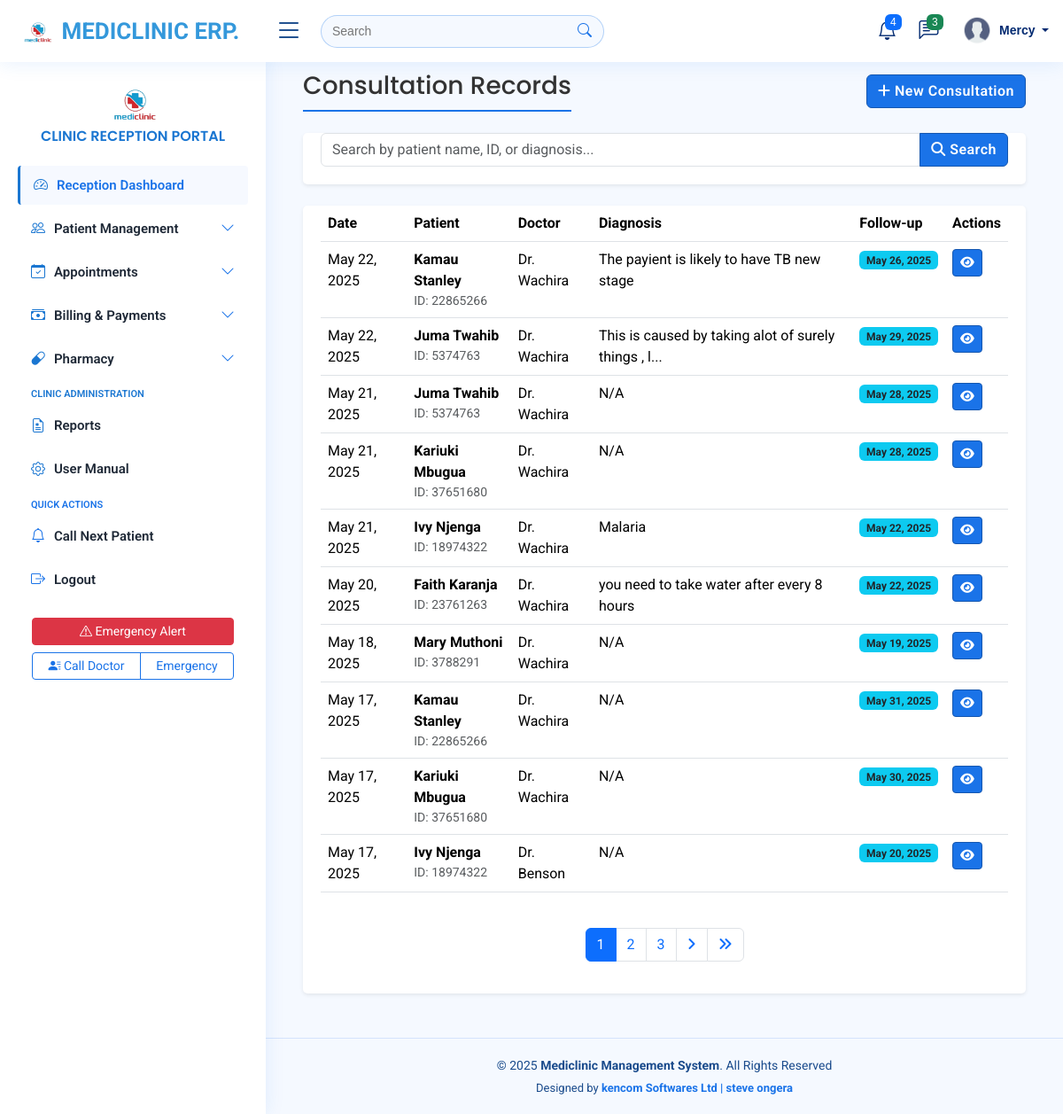
/consultations/ (signed in), run on an earlier commit of the app's database.
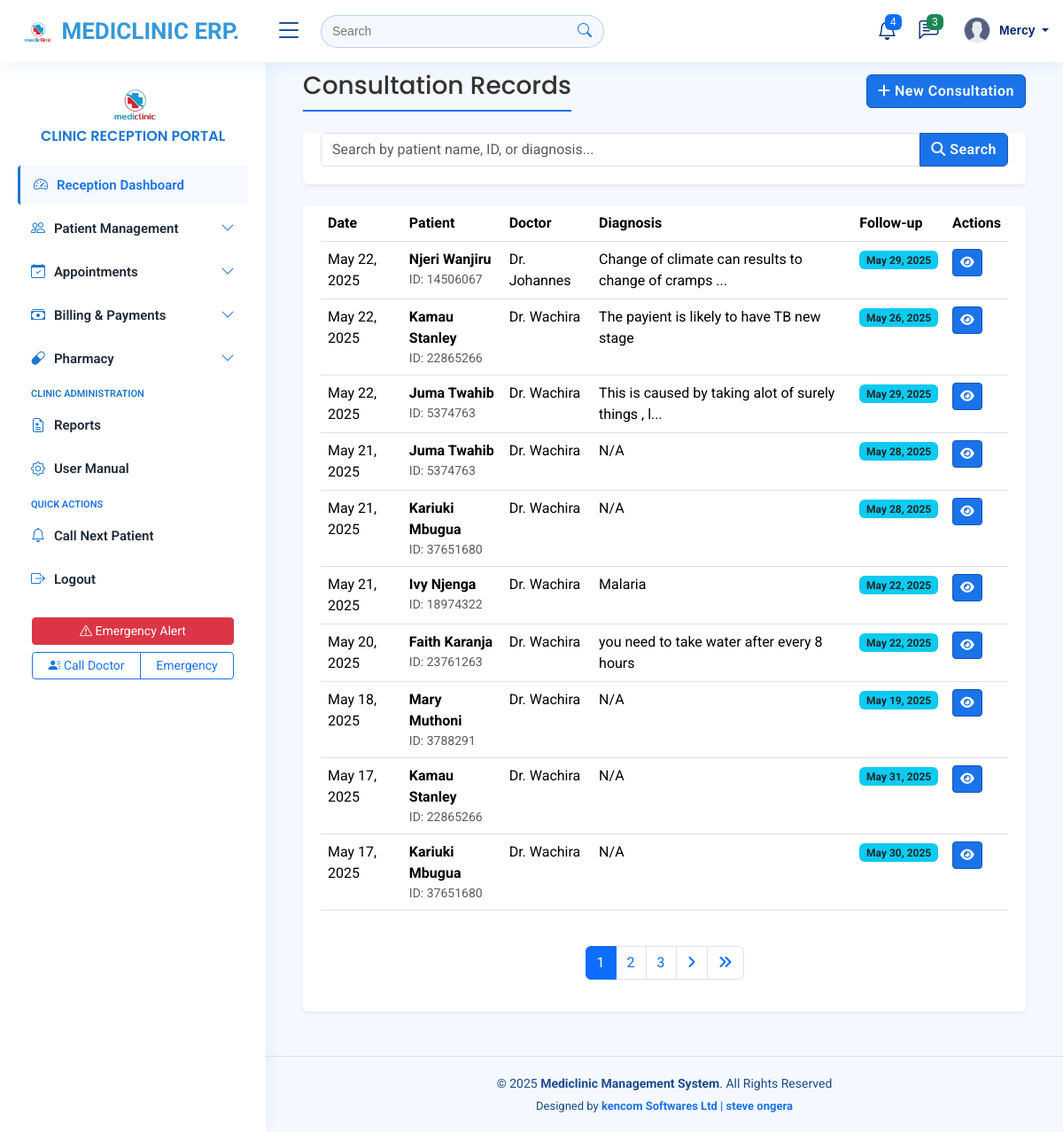
And on a later commit of the database.
### myapplication/models.py (models this page shows, shortened)
class User(AbstractUser):
    USER_TYPE_CHOICES = (
        ('ADMIN', 'Administrator'),
        ('DOCTOR', 'Doctor'),
        ('RECEPTIONIST', 'Receptionist'),
    )
    user_type = models.CharField(max_length=12, choices=USER_TYPE_CHOICES)
    phone_number = models.CharField(max_length=15, blank=True, null=True)
    specialization = models.CharField(max_length=100, blank=True, null=True)  # For doctors
    license_number = models.CharField(max_length=50, blank=True, null=True)  # For doctors
    is_active = models.BooleanField(default=True)

class Consultation(models.Model):
    appointment = models.OneToOneField(Appointment, on_delete=models.CASCADE)
    diagnosis = models.TextField()
    diseases = models.ManyToManyField(Disease, blank=True)
    notes = models.TextField(blank=True, null=True)
    follow_up_date = models.DateField(blank=True, null=True)
    follow_up_notes = models.TextField(blank=True, null=True)
    consultation_code = models.CharField(max_length=10, blank=True, null=True, unique=True)
    created_at = models.DateTimeField(auto_now_add=True)
    updated_at = models.DateTimeField(auto_now=True)

class Appointment(models.Model):
    STATUS_CHOICES = (
        ('SCHEDULED', 'Scheduled'),
        ('IN_PROGRESS', 'In Progress'),
        ('COMPLETED', 'Completed'),
        ('CANCELLED', 'Cancelled'),
        ('NO_SHOW', 'No Show'),
    )
    patient = models.ForeignKey(Patient, on_delete=models.CASCADE)
    doctor = models.ForeignKey(User, on_delete=models.CASCADE, limit_choices_to={'user_type': 'DOCTOR'})
    receptionist = models.ForeignKey(User, on_delete=models.SET_NULL, null=True, blank=True, related_name='booked_appointments', limit_choices_to={'user_type': 'RECEPTIONIST'})
    scheduled_time = models.DateTimeField()
    end_time = models.DateTimeField(blank=True, null=True)
    status = models.CharField(max_length=20, choices=STATUS_CHOICES, default='SCHEDULED')
    reason = models.TextField()
    symptoms = models.TextField(blank=True, null=True)
    created_at = models.DateTimeField(auto_now_add=True)
    updated_at = models.DateTimeField(auto_now=True)
    class Meta:
        ordering = ['scheduled_time']

class Patient(models.Model):
    GENDER_CHOICES = (
        ('M', 'Male'),
        ('F', 'Female'),
        ('O', 'Other'),
    )
    first_name = models.CharField(max_length=100)
    last_name = models.CharField(max_length=100)
    date_of_birth = models.DateField()
    gender = models.CharField(max_length=1, choices=GENDER_CHOICES)
    id_number = models.CharField(max_length=20, unique=True)
    phone_number = models.CharField(max_length=15)
    email = models.EmailField(blank=True, null=True)
    address = models.TextField(blank=True, null=True)
    blood_type = models.CharField(max_length=5, blank=True, null=True)
    allergies = models.TextField(blank=True, null=True)
    created_at = models.DateTimeField(auto_now_add=True)
    updated_at = models.DateTimeField(auto_now=True)
    class Meta:
        ordering = ['-created_at']

### myapplication/views.py (the view, shortened to what this page needs)
# urls.py: path('consultations/', views.consultation_list, name='consultation_list'),
@login_required
def consultation_list(request):
    search_query = request.GET.get('search', '')
    consultations = Consultation.objects.select_related(
        'appointment',
        'appointment__patient',
        'appointment__doctor'
    ).order_by('-created_at')
    paginator = Paginator(consultations, 10)  # Show 10 consultations per page
    page_number = request.GET.get('page')
    page_obj = paginator.get_page(page_number)
    context = {
        'page_obj': page_obj,
        'search_query': search_query,
    }
    return render(request, 'consultations/consultation_list.html', context)

### templates/consultations/consultation_list.html (shortened to what this page needs)
{% extends 'base/base.html' %}
{% load static %}
{% block content %}
<div class="container-fluid">
    <div class="d-sm-flex align-items-center justify-content-between mb-4">
        <h1 class="h3 mb-0 text-gray-800">Consultation Records</h1>
        <a href="{% url 'new_consultation' %}" class="btn btn-primary">
            <i class="fas fa-plus"></i> New Consultation
        </a>
    </div>
    <div class="card shadow-sm mb-4">
        <div class="card-body">
            <form method="get" class="form-inline">
                <div class="input-group search-box">
                    <input type="text" class="form-control" name="search"
                           placeholder="Search by patient name, ID, or diagnosis..."
                           value="{{ search_query }}">
                    <button class="btn btn-primary" type="submit">
                        <i class="fas fa-search"></i> Search
                    </button>
                </div>
            </form>
        </div>
    </div>
    <div class="card shadow-sm">
        <div class="card-body">
            <div class="table-responsive">
                <table class="table table-hover">
                    <thead>
                        <tr>
                            <th>Date</th>
                            <th>Patient</th>
                            <th>Doctor</th>
                            <th>Diagnosis</th>
                            <th>Follow-up</th>
                            <th>Actions</th>
                        </tr>
                    </thead>
                    <tbody>
                        {% for consultation in page_obj %}
                        <tr>
                            <td>{{ consultation.created_at|date:"M d, Y" }}</td>
                            <td>
                                <strong>{{ consultation.appointment.patient.first_name }} {{ consultation.appointment.patient.last_name }}</strong>
                                <div class="text-muted small">ID: {{ consultation.appointment.patient.id_number }}</div>
                            </td>
                            <td>Dr. {{ consultation.appointment.doctor.last_name }}</td>
                            <td>
                                {% if consultation.diagnosis|length > 50 %}
                                    {{ consultation.diagnosis|slice:":50" }}...
                                {% else %}
                                    {{ consultation.diagnosis }}
                                {% endif %}
                            </td>
                            <td>
                                {% if consultation.follow_up_date %}
                                    <span class="badge badge-status bg-info text-dark">
                                        {{ consultation.follow_up_date|date:"M d, Y" }}
                                    </span>
                                {% else %}
                                    <span class="text-muted">None</span>
                                {% endif %}
                            </td>
                            <td>
                                <a href="{% url 'consultation_detail' consultation.id %}"
                                   class="btn btn-sm btn-primary action-btn"
                                   title="View">
                                    <i class="fas fa-eye"></i>
                                </a>
                            </td>
                        </tr>
                        {% endfor %}
                    </tbody>
                </table>
            </div>
            {% if page_obj.paginator.num_pages > 1 %}
            <nav aria-label="Page navigation">
                <ul class="pagination justify-content-center mt-4">
                    {% for num in page_obj.paginator.page_range %}
                        {% if page_obj.number == num %}
                        <li class="page-item active">
                            <a class="page-link" href="#">{{ num }}</a>
                        </li>
                        {% elif num > page_obj.number|add:'-3' and num < page_obj.number|add:'3' %}
                        <li class="page-item">
                            <a class="page-link" href="?page={{ num }}{% if search_query %}&search={{ search_query }}{% endif %}">{{ num }}</a>
                        </li>
                        {% endif %}
                    {% endfor %}
                    {% if page_obj.has_next %}
                    <li class="page-item">
                        <a class="page-link" href="?page={{ page_obj.next_page_number }}{% if search_query %}&search={{ search_query }}{% endif %}">
                            <i class="fas fa-angle-right"></i>
                        </a>
                    </li>
                    <li class="page-item">
                        <a class="page-link" href="?page={{ page_obj.paginator.num_pages }}{% if search_query %}&search={{ search_query }}{% endif %}">
                            <i class="fas fa-angle-double-right"></i>
                        </a>
                    </li>
                    {% endif %}
                </ul>
            </nav>
            {% endif %}
        </div>
    </div>
</div>
{% endblock %}

### templates/base/navbar.html (shortened to what this page needs)
{% load static %}
<header id="header" class="header fixed-top d-flex align-items-center">
    <div class="d-flex align-items-center justify-content-between">
      {% if request.user.is_staff %}
        <a href="#" class="logo d-flex align-items-center">
        {% else %}
        <a href="#" class="logo d-flex align-items-center">
      {% endif %}
        <img src="{% static 'assets/img/mediclinic-logo.png'%}" alt="">
           <span class="d-none d-lg-block" style="font-family: 'Roboto', sans-serif; font-weight: 700; color: #3498db;">MEDICLINIC ERP.</span>
      </a>
      <i class="bi bi-list toggle-sidebar-btn"></i>
    </div>
    <div class="search-bar">
      <form class="search-form d-flex align-items-center"  action="/">
        <input type="text" name="query" placeholder="Search" title="Enter search keyword">
        <button type="submit" title="Search"><i class="bi bi-search"></i></button>
      </form>
    </div>
    <nav class="header-nav ms-auto">
      <ul class="d-flex align-items-center">
        <li class="nav-item dropdown">
          <a class="nav-link nav-icon" href="#" data-bs-toggle="dropdown">
            <i class="bi bi-bell"></i>
            <span class="badge bg-primary badge-number">4</span>
          </a>
            </li>
          </ul>
        <li class="nav-item dropdown">
          <a class="nav-link nav-icon" href="#" data-bs-toggle="dropdown">
            <i class="bi bi-chat-left-text"></i>
            <span class="badge bg-success badge-number">3</span>
          </a>
        </li>
        <li class="nav-item dropdown pe-3">
          <a class="nav-link nav-profile d-flex align-items-center pe-0" href="#" data-bs-toggle="dropdown">
            <img src="{% static 'assets/img/profile.png'%}" alt="Profile" class="rounded-circle">
            <span class="d-none d-md-block dropdown-toggle ps-2">
              {% if user.is_authenticated %}
                  {{ user.first_name }}
              {% else %}
                  Admin
              {% endif %}
            </span>
          </a>
        </li>
    </nav>
  </header>

What changed in the data, as far as the page shows it:
no longer on this page (row unchanged): Consultation: created_at "May 17, 2025", appointment.patient.first_name "Ivy", appointment.patient.last_name "Njenga", appointment.patient.id_number "18974322", appointment.doctor.last_name "Benson", diagnosis "N/A", follow_up_date "May 20, 2025"
added Consultation: created_at "May 22, 2025", appointment.patient.first_name "Njeri", appointment.patient.last_name "Wanjiru", appointment.patient.id_number "14506067", appointment.doctor.last_name "Johannes", diagnosis "Change of climate can results to change of cramps", follow_up_date "May 29, 2025"
